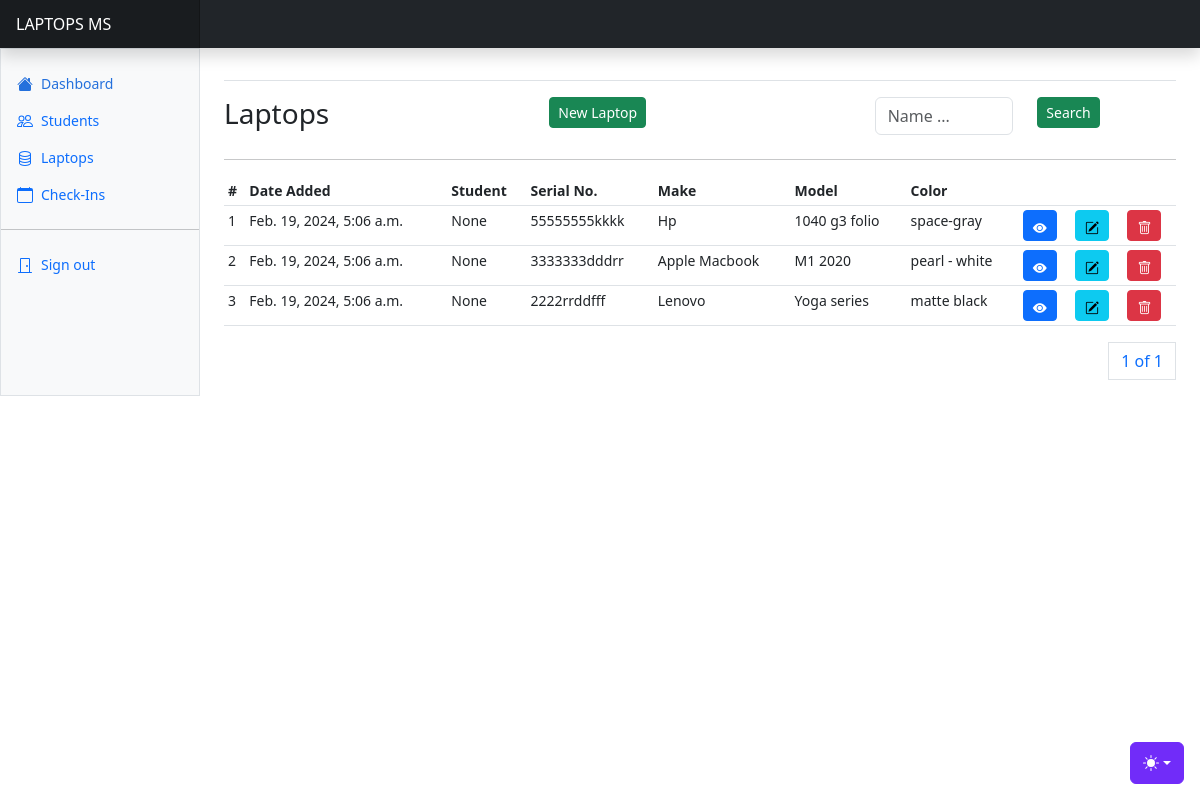
Page /laptops/ (signed in) on the committed database.
### registration/models.py (models this page shows, shortened)
class Laptop(models.Model):
    created = models.DateTimeField(auto_now_add=True, null=True)
    modified = models.DateTimeField(auto_now=True, null=True)
    student = models.ForeignKey(Student, on_delete=models.SET_NULL, null=True)
    serial_number = models.CharField(max_length = 100)
    make = models.CharField(max_length = 50)
    model = models.CharField(max_length = 50)
    color = models.CharField(max_length = 20)
    specifications = models.TextField()

### registration/views.py (the view)
# urls.py: path("laptops/", laptops, name="laptops"),
@login_required(login_url="/users/login/")
def laptops(request):
    laptops = Laptop.objects.all()
    paginator = Paginator(laptops, 10)
    page_number = request.GET.get("page")
    page_obj = paginator.get_page(page_number)
    context = {"laptops": laptops, "page_obj": page_obj}
    return render(request, "laptops/laptops.html", context)

### templates/laptops/laptops.html (shortened to what this page needs)
{% extends "base.html" %}
{% block content %}
<div class="row">
    <div class="col">
        <h3>Laptops</h3>
    </div>
    <div class="col">
        <a class="btn btn-success btn-sm" data-bs-toggle="modal" data-bs-target="#newLaptopModal">New Laptop</a>
    </div>
    <div class="col">
      <form method="POST">
        <div class="input-group mb-2">
          <div class="row">
            <div class="col">
              <input type="text" class="form-control" name="search_text" id="search_text" placeholder="Name ...">
            </div>
            <div class="col">
              <button class="btn btn-success btn-sm">Search</button>
            </div>
          </div>
        </div>
      </form>
    </div>
</div>
<hr/>
      <div class="table-responsive small">
        <table class="table table-sm">
          <thead class="">
            <tr>
              <th scope="col">#</th>
              <th scope="col">Date Added</th>
              <th scope="col">Student</th>
              <th scope="col">Serial No.</th>
              <th scope="col">Make</th>
              <th scope="col">Model</th>
              <th scope="col">Color</th>
              <th scope="col" colspan="3"></th>
            </tr>
          </thead>
          <tbody>
            {% for laptop in page_obj %}
            <tr>
              <td>{{laptop.id}}</td>
              <td>{{laptop.created}}</td>
              <td>{{laptop.student}}</td>
              <td>{{laptop.serial_number}}</td>
              <td>{{laptop.make}}</td>
              <td>{{laptop.model}}</td>
              <td>{{laptop.color}}</td>
              <td>
                <a href="#" class="btn btn-primary btn-sm" data-bs-toggle="modal" data-bs-target="#laptopSpecificationsModal{{ laptop.id }}"><i class="bi bi-eye-fill"></i></a>
              </td>
              <td><a class="btn btn-info btn-sm" data-bs-toggle="modal" data-bs-target="#editLaptopModal{{ laptop.id }}">
                <i class="bi bi-pencil-square"></i>
              </a>
              </td>
              <td><a href="#" class="btn btn-danger btn-sm" data-bs-toggle="modal" data-bs-target="#deleteLaptopModal{{ stock.id }}">
                <i class="bi bi-trash"></i>
              </a></td>
            </tr>
            {% endfor %}
          </tbody>
        </table>
        <div>
          <nav aria-label="Page navigation example">
            <ul class="pagination justify-content-end">
              <a class="page-link" href="#">{{ page_obj.number }} of {{ page_obj.paginator.num_pages }}</a>
            </ul>
          </nav>
        </div>
      </div>
{% endblock content %}

### static/dashboard.css (style rules this page uses)
.bi { display: inline-block; width: 1rem; height: 1rem; }

### templates/base.html (style rules this page uses)
.bi { vertical-align: -.125em; fill: currentColor; }

### rows in the picture
Laptop: id "1", created "Feb. 19, 2024, 5:06 a.m.", student "None", serial_number "55555555kkkk", make "Hp", model "1040 g3 folio", color "space-gray"
Laptop: id "2", created "Feb. 19, 2024, 5:06 a.m.", student "None", serial_number "3333333dddrr", make "Apple Macbook", model "M1 2020", color "pearl - white"
Laptop: id "3", created "Feb. 19, 2024, 5:06 a.m.", student "None", serial_number "2222rrddfff", make "Lenovo", model "Yoga series", color "matte black"

### other values in the picture
{{ page_obj.number }} "1"
{{ page_obj.paginator.num_pages }} "1"
